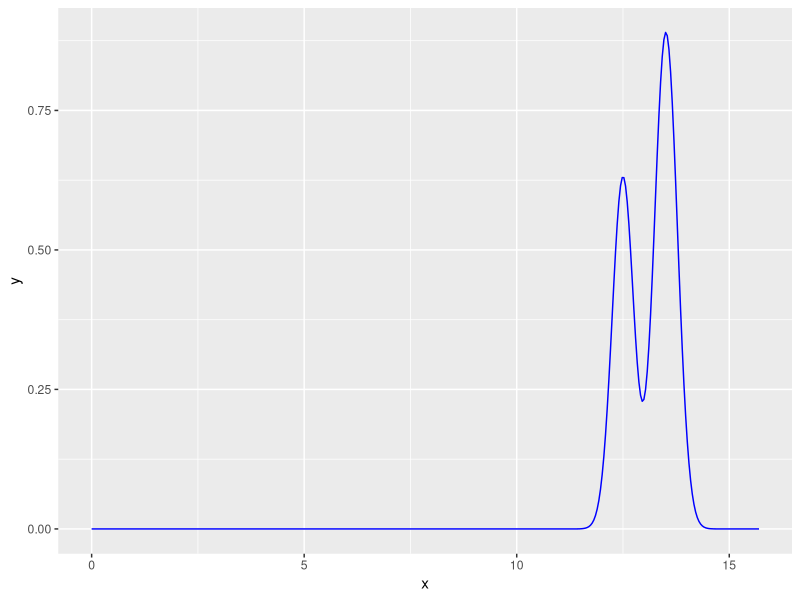
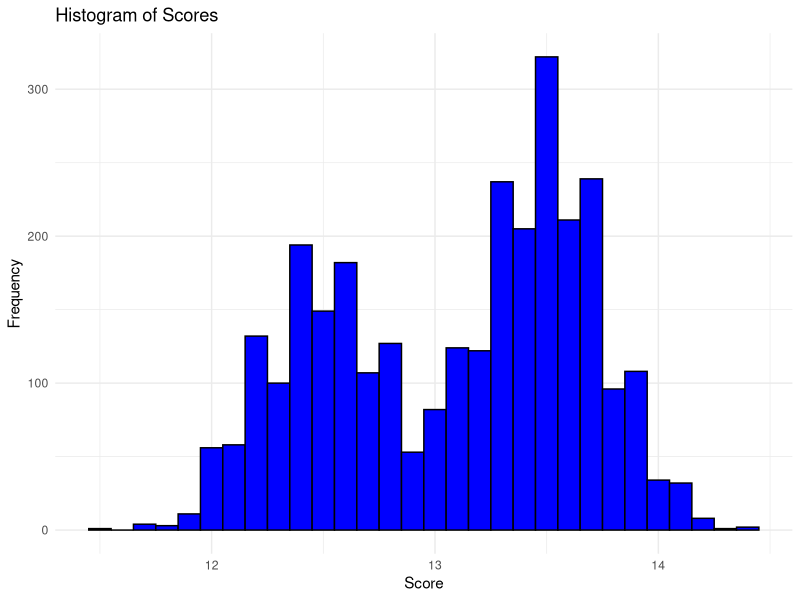

Generate these figures, in order, with R: (Note: a time limit stopped this script after it produced the figures.)
## ---- chunk 1
knitr::opts_chunk$set(echo = TRUE)
## ---- chunk 2
library(tidyverse)
library(data.table)
library(ggplot2)
library(purrr)
library(dplyr)
## ---- chunk 3
## Re-arranged data
data_women_scores_2022_to_2023 <- read.csv("cleaned data/restricted_women_2023.csv") %>% 
  select(Country, FullName, Apparatus, Score) %>% 
  # first, making c(VT, VT1, VT2) all just VT, since they're all the same apparatus, just named different at different competitions
  mutate(Apparatus = ifelse(Apparatus %in% c("VT1", "VT2"), "VT", Apparatus))  %>%
  filter(!is.na(Score) & Score != 0) #dropping all NAs -- ask the team: should we also drop zeros? -> emily said yeah 11.13.2023 7 21pm


# this is the data that will feed into the algo
data_ready_for_algo <- data_women_scores_2022_to_2023 %>%
  group_by(Country, FullName, Apparatus) %>%
  summarise(Scores = list(Score), .groups = 'drop')




## Global Fixed Integers
minBBScoreIn_data_women_scores_2022_to_2023 <- min(data_women_scores_2022_to_2023$Score[data_women_scores_2022_to_2023$Apparatus == "BB"], na.rm = TRUE)
maxBBScoreIn_data_women_scores_2022_to_2023 <- max(data_women_scores_2022_to_2023$Score[data_women_scores_2022_to_2023$Apparatus == "BB"], na.rm = TRUE)

minFXScoreIn_data_women_scores_2022_to_2023 <- min(data_women_scores_2022_to_2023$Score[data_women_scores_2022_to_2023$Apparatus == "FX"], na.rm = TRUE)
maxFXScoreIn_data_women_scores_2022_to_2023 <- max(data_women_scores_2022_to_2023$Score[data_women_scores_2022_to_2023$Apparatus == "FX"], na.rm = TRUE)

minUBScoreIn_data_women_scores_2022_to_2023 <- min(data_women_scores_2022_to_2023$Score[data_women_scores_2022_to_2023$Apparatus == "UB"], na.rm = TRUE)
maxUBScoreIn_data_women_scores_2022_to_2023 <- max(data_women_scores_2022_to_2023$Score[data_women_scores_2022_to_2023$Apparatus == "UB"], na.rm = TRUE)

minVTScoreIn_data_women_scores_2022_to_2023 <- min(data_women_scores_2022_to_2023$Score[data_women_scores_2022_to_2023$Apparatus == "VT"], na.rm = TRUE)
maxVTScoreIn_data_women_scores_2022_to_2023 <- max(data_women_scores_2022_to_2023$Score[data_women_scores_2022_to_2023$Apparatus == "VT"], na.rm = TRUE)


## 2D Table of Global Fixed Integers
minAndMaxScores2DTable <- list(
    BB = list(
        min = minBBScoreIn_data_women_scores_2022_to_2023,
        max = maxBBScoreIn_data_women_scores_2022_to_2023
    ),
    FX = list(
        min = minFXScoreIn_data_women_scores_2022_to_2023,
        max = maxFXScoreIn_data_women_scores_2022_to_2023
    ),
    UB = list(
        min = minUBScoreIn_data_women_scores_2022_to_2023,
        max = maxUBScoreIn_data_women_scores_2022_to_2023
    ),
    VT = list(
        min = minVTScoreIn_data_women_scores_2022_to_2023,
        max = maxVTScoreIn_data_women_scores_2022_to_2023
    )
)


## TO BE FED INTO runOlympicsNTimes
allWomenBBParticipants <- data_ready_for_algo %>%
  select(Country, FullName, Apparatus) %>%
  unique() %>% 
  filter(Apparatus == "BB")

allWomenUBParticipants <- data_ready_for_algo %>%
  select(Country, FullName, Apparatus) %>%
  unique() %>% 
  filter(Apparatus == "UB")

allWomenFXParticipants <- data_ready_for_algo %>%
  select(Country, FullName, Apparatus) %>%
  unique() %>% 
  filter(Apparatus == "FX")

allWomenVTParticipants <- data_ready_for_algo %>%
  select(Country, FullName, Apparatus) %>%
  unique() %>% 
  filter(Apparatus == "VT")

allWomenBBParticipants <- allWomenBBParticipants %>%
  mutate(SimulationResults = lapply(seq_along(FullName), function(x) list()))

allWomenUBParticipants <- allWomenUBParticipants %>%
  mutate(SimulationResults = lapply(seq_along(FullName), function(x) list()))

allWomenFXParticipants <- allWomenFXParticipants %>%
  mutate(SimulationResults = lapply(seq_along(FullName), function(x) list()))

allWomenVTParticipants <- allWomenVTParticipants %>%
  mutate(SimulationResults = lapply(seq_along(FullName), function(x) list()))
## ---- chunk 4
# sanity checking the 2D Table
# minAndMaxScores2DTable$BB$min
## ---- chunk 5
# Helper Function: createProperDataframe
# inputs are: "country code", "Athlete Name", "Apparatus (the two letters, like FX")
# output is a dataframe that is suitable for going in as input into the next step, aka creating estimated kernel densities

createProperDataframe = function(countryCode, athleteName, apparatusInitials){
  dataframeToReturn <- data_ready_for_algo %>% 
    filter(Country == countryCode, FullName == athleteName, Apparatus == apparatusInitials) %>% 
    select(Scores) %>% 
    unnest(Scores) %>% 
    unlist()
  
  apparatus <- apparatusInitials
  
  return(list(dataframeToReturn, apparatus))
}
## ---- chunk 6
# sanity checking function: createProperDataframe
#a = createProperDataframe(countryCode = "AUS", athleteName = "BROWN GEORGIA", apparatusInitials = "FX")
#a

#print(a[[1]])

#a[[2]]

#class(a[[1]]) --> should be "numeric"
#class(a[[2]])

#a[[1]]
## ---- chunk 7
# Helper Function: estimateKernelDensity

# coming up with an estimate kernel density based on the inputs that are:
# 1. output of createProperDataframe = list(properDataframeCreatedForAthleteAndApparatusCombination, apparatus)
# 2. bandwidthValue (the bigger, the "smoother")

# output:
# dataframe of x and y coordinates --> coordinates of the estimated density function

estimateKernelDensity <- function(outputOfCreateProperDataframe, bandwidthValue){
  library(KernSmooth)
  apparatusOfInterestHere = outputOfCreateProperDataframe[[2]]
  kernelLowerLimit = min(minAndMaxScores2DTable$apparatusOfInterestHere$min - 2, 0)
  kernelUpperLimit = max(minAndMaxScores2DTable$apparatusOfInterestHere$max + 2, 15.7)
  
  
  almostToReturn <- bkde(x = outputOfCreateProperDataframe[[1]], kernel = "normal", canonical = FALSE, bandwidth = bandwidthValue, gridsize = 401L, range.x = c(kernelLowerLimit, kernelUpperLimit), truncate = TRUE)
  #range.x = c(kernelLowerLimit, kernelUpperLimit)
  dataframeToReturn <- data.frame(
    x = almostToReturn$x, 
    y = almostToReturn$y
  )
  
  return(dataframeToReturn)
}

## ---- chunk 8
# sanity checking function: estimateKernelDensity
#b = estimateKernelDensity(createProperDataframe(countryCode = "AUS", athleteName = "BROWN GEORGIA", apparatusInitials = "UB"), 0.25)
#b
#class(b)


ggplot() +
  geom_line(data = estimateKernelDensity(createProperDataframe(countryCode = "AUS", athleteName = "BROWN GEORGIA", apparatusInitials = "UB"), 0.25), aes(x, y), color = "blue")
## ---- chunk 9
createCDFfromKDEandDrawONEscore <- function(dataframeReturnedByestimateKernelDensity){
  # Create a CDF from the KDE
  kde_y_cumsum <- cumsum(dataframeReturnedByestimateKernelDensity$y)
  cdf <- kde_y_cumsum / max(kde_y_cumsum)
  
  
  u <- runif(1)  # Generate uniform random number
  sampled_value <- dataframeReturnedByestimateKernelDensity$x[which.min(abs(cdf - u))]
  
  return(sampled_value)
  
  
}
## ---- chunk 10
# sanity checking function: createCDFfromKDEandDrawONEscore
c = createCDFfromKDEandDrawONEscore(estimateKernelDensity(createProperDataframe(countryCode = "AUS", athleteName = "BROWN GEORGIA", apparatusInitials = "UB"), 0.25))
c
class(c)

emptyList <- vector("list", 3000)

for (i in 1:3000) {
  toAdd <- createCDFfromKDEandDrawONEscore(estimateKernelDensity(createProperDataframe(countryCode = "AUS", athleteName = "BROWN GEORGIA", apparatusInitials = "UB"), 0.25))
  emptyList[[i]] <- toAdd
}

emptyListDF <- data.frame(values = unlist(emptyList))

# Creating a histogram with ggplot2
ggplot(emptyListDF, aes(x = values)) +
  geom_histogram(binwidth = 0.1, fill = "blue", color = "black") +
  theme_minimal() +
  labs(title = "Histogram of Scores", x = "Score", y = "Frequency")
## ---- chunk 11
class(allWomenBBParticipants[1, ])

allWomenBBParticipants[1, ]

allWomenBBParticipants[1, ]$Country
allWomenBBParticipants[1, ]$FullName
allWomenBBParticipants[1, ]$Apparatus

class(allWomenBBParticipants[1, ]$Country)
class(allWomenBBParticipants[1, ]$FullName)
class(allWomenBBParticipants[1, ]$Apparatus)


row1 <- allWomenBBParticipants[1, ]$SimulationResults
## ---- chunk 12
# sanity checking inner loop in runOlympicsNTimes

#row1 <- allWomenBBParticipants[1, ]
#    emptyList1 <- vector("list", 1000)
#    for (i in 1:1000) {
#      toAdd <- createCDFfromKDEandDrawONEscore(estimateKernelDensity(createProperDataframe(countryCode = row1$Country, athleteName = row1$FullName, apparatusInitials = row1$Apparatus), 0.25))
#      emptyList1[[i]] <- toAdd
#    }
    
    
    
#emptyList1_df <- data.frame(values = unlist(emptyList1))

# Create a histogram using ggplot
#ggplot(emptyList1_df, aes(x = values)) +
#  geom_histogram(binwidth = 0.1, fill = "blue", color = "black") + # Adjust binwidth as needed
#  theme_minimal() +
#  labs(title = "Histogram of Sampled Scores", x = "Score", y = "Frequency")



#ggplot() +
#  geom_line(data = estimateKernelDensity(createProperDataframe(countryCode = "ALG", athleteName = "NEMOUR KAYLIA", apparatusInitials = "BB"), 0.25), aes(x, y), color = "blue")
## ---- chunk 13
#for (i in 1:nrow(allWomenBBParticipants)) {
#    row <- allWomenBBParticipants[i, ]
#    row$SimulationResults <- make the list length 10
#}


 # setting up SimulationResults Vector for allWomenBBParticipants
#  for (i in 1:nrow(allWomenBBParticipants)) {
#    row <- allWomenBBParticipants[i, ]
#    row$SimulationResults <- vector("list", n)
#  }
## ---- chunk 14
#for (i in 1:nrow(allWomenBBParticipants)) {
#  row <- allWomenBBParticipants[i, ]
#  toAdd <- createCDFfromKDEandDrawONEscore(estimateKernelDensity(createProperDataframe(countryCode = row$Country, athleteName = row$FullName, apparatusInitials = row$Apparatus), 0.25))
#  print(class(allWomenBBParticipants[i, ]$Simulation))
#  print(class(toAdd))
#  print(toAdd)
#      #toAddList <- list(toAdd)
#      #allWomenBBParticipants[i, ]$SimulationResults[[nthOlympic]] <- toAddList
#}
## ---- chunk 15
#allWomenBBParticipants$SimulationResults <- lapply(1:nrow(allWomenBBParticipants), function(x) vector("list", 10))
#allWomenBBParticipants[2, ]$SimulationResults[[1]][[3]] <- 3

## ---- chunk 16
#allWomenBBParticipants$SimulationResults[[i]][[nthOlympic]] <- toAdd
## ---- chunk 17
# OVERALL ALGO: runOlympicsNTimes
# input: n
# uses all sorts of helper functions


runOlympicsNTimes <- function(n, allWomenBBParticipants, allWomenFXParticipants, allWomenUBParticipants, allWomenVTParticipants){
  
 
  
  # 1. running the Women's BB n times
  BBParticipants_copied <- allWomenBBParticipants
  
  BBParticipants_copied$SimulationResults <- lapply(1:nrow(BBParticipants_copied), function(x) vector("list", n))
  for (nthOlympic in 1:n){
    
    # each nthOlympic-iteration of the Olympics, this is filling out the nthOlympic-index of each athlete's SimulationResults vector
    for (i in 1:nrow(BBParticipants_copied)) {
      row <- BBParticipants_copied[i, ]
      toAdd <- createCDFfromKDEandDrawONEscore(estimateKernelDensity(createProperDataframe(countryCode = row$Country, athleteName = row$FullName, apparatusInitials = row$Apparatus), 0.25))
    
      BBParticipants_copied[i, ]$SimulationResults[[1]][[nthOlympic]] <- toAdd
    }
    print(paste(nthOlympic, "th olympic done for Women's BB"))
    
  }
  
  #return(BBParticipants_copied)
  
  
    
    
  
  
  
  
  # 2. running the Women's FX n times
  FXParticipants_copied <- allWomenFXParticipants
  
  FXParticipants_copied$SimulationResults <- lapply(1:nrow(FXParticipants_copied), function(x) vector("list", n))
  for (nthOlympic in 1:n){
    
    # each nthOlympic-iteration of the Olympics, this is filling out the nthOlympic-index of each athlete's SimulationResults vector
    for (i in 1:nrow(FXParticipants_copied)) {
      row <- FXParticipants_copied[i, ]
      toAdd <- createCDFfromKDEandDrawONEscore(estimateKernelDensity(createProperDataframe(countryCode = row$Country, athleteName = row$FullName, apparatusInitials = row$Apparatus), 0.25))
    
      FXParticipants_copied[i, ]$SimulationResults[[1]][[nthOlympic]] <- toAdd
    }
    print(paste(nthOlympic, "th olympic done for Women's FX"))
    
  }
  
  #return(FXParticipants_copied)
  
  
  
  # 3. running the Women's UB n times
  UBParticipants_copied <- allWomenUBParticipants
  
  UBParticipants_copied$SimulationResults <- lapply(1:nrow(UBParticipants_copied), function(x) vector("list", n))
  for (nthOlympic in 1:n){
    
    # each nthOlympic-iteration of the Olympics, this is filling out the nthOlympic-index of each athlete's SimulationResults vector
    for (i in 1:nrow(UBParticipants_copied)) {
      row <- UBParticipants_copied[i, ]
      toAdd <- createCDFfromKDEandDrawONEscore(estimateKernelDensity(createProperDataframe(countryCode = row$Country, athleteName = row$FullName, apparatusInitials = row$Apparatus), 0.25))
    
      UBParticipants_copied[i, ]$SimulationResults[[1]][[nthOlympic]] <- toAdd
    }
    print(paste(nthOlympic, "th olympic done for Women's UB"))
    
  }
  
  #return(UBParticipants_copied)
  
  
  
  
  
  
  
  # 4. running the Women's VT n times
  VTParticipants_copied <- allWomenVTParticipants
  
  VTParticipants_copied$SimulationResults <- lapply(1:nrow(VTParticipants_copied), function(x) vector("list", n))
  for (nthOlympic in 1:n){
    
    # each nthOlympic-iteration of the Olympics, this is filling out the nthOlympic-index of each athlete's SimulationResults vector
    for (i in 1:nrow(VTParticipants_copied)) {
      row <- VTParticipants_copied[i, ]
      toAdd <- createCDFfromKDEandDrawONEscore(estimateKernelDensity(createProperDataframe(countryCode = row$Country, athleteName = row$FullName, apparatusInitials = row$Apparatus), 0.25))
    
      VTParticipants_copied[i, ]$SimulationResults[[1]][[nthOlympic]] <- toAdd
    }
    print(paste(nthOlympic, "th olympic done for Women's VT"))
    
  }
  
  #return(VTParticipants_copied)
  
  
  
  
  # RETURN FOUR DATAFRAMES
  return(list(BBResults = BBParticipants_copied, FXResults = FXParticipants_copied, UBResults = UBParticipants_copied, VTResults = VTParticipants_copied))
  
  
}


## ---- chunk 18
# sanityCheck: runOlympicsNTimes
set.seed(1)
a = runOlympicsNTimes(100, allWomenBBParticipants, allWomenFXParticipants, allWomenUBParticipants, allWomenVTParticipants)

#a <- a %>% 
#  mutate(mean = sapply(SimulationResults, function(x) mean(unlist(x))))
## ---- chunk 19
aBB <- a$BBResults

aBB <- aBB %>% 
  mutate(mean = sapply(SimulationResults, function(x) mean(unlist(x))))


aUB <- a$UBResults

aUB <- aUB %>% 
  mutate(mean = sapply(SimulationResults, function(x) mean(unlist(x))))


aFX <- a$FXResults

aFX <- aFX %>% 
  mutate(mean = sapply(SimulationResults, function(x) mean(unlist(x))))


aVT <- a$VTResults

aVT <- aVT %>% 
  mutate(mean = sapply(SimulationResults, function(x) mean(unlist(x))))

## ---- chunk 20
BBResults <- aBB
# Convert all list columns in BBResults to character strings
BBResults[] <- lapply(BBResults, function(x) {
  if (is.list(x)) {
    sapply(x, toString)
  } else {
    x
  }
})
# Now save the modified data frame to a CSV file
write.csv(BBResults, file = "BBResults.csv", row.names = FALSE)
UBResults <- aUB
# Convert all list columns in BBResults to character strings
UBResults[] <- lapply(UBResults, function(x) {
  if (is.list(x)) {
    sapply(x, toString)
  } else {
    x
  }
})
# Now save the modified data frame to a CSV file
write.csv(UBResults, file = "UBResults.csv", row.names = FALSE)
FXResults <- aFX
# Convert all list columns in BBResults to character strings
FXResults[] <- lapply(FXResults, function(x) {
  if (is.list(x)) {
    sapply(x, toString)
  } else {
    x
  }
})
# Now save the modified data frame to a CSV file
write.csv(FXResults, file = "FXResults.csv", row.names = FALSE)
VTResults <- aVT
# Convert all list columns in BBResults to character strings
VTResults[] <- lapply(VTResults, function(x) {
  if (is.list(x)) {
    sapply(x, toString)
  } else {
    x
  }
})
# Now save the modified data frame to a CSV file
write.csv(VTResults, file = "VTResults.csv", row.names = FALSE)
## ---- chunk 21

## helper function to transform scores into relevant medals
transform_values <- function(column) {
  ranks <- min_rank(-column)  # Rank in descending order, ties are handled so that people with the same score are given the same medal 
  result <- ifelse(ranks == 1, 3, ifelse(ranks == 2, 2, ifelse(ranks == 3, 1, 0)))
  return(result)
}

separate_columns <- function(data, list_column_name, num_columns) {
  # Create empty data frame to store the separated columns
  result_matrix <- matrix(NA, nrow = nrow(data), ncol = num_columns)
  colnames(result_matrix) <- paste(list_column_name, seq_len(num_columns), sep = "_")
  
  # Loop through each row and separate the nested list into columns
  for (i in seq_len(nrow(data))) {
    nested_list <- data[[list_column_name]][i]
    
    # Assign the values to the corresponding columns in the result matrix
    result_matrix[i, ] <- unlist(nested_list)
    
  }
  
  # Bind the result matrix with the original data frame, excluding the original list column
  result_data <- cbind(data[, -which(names(data) == list_column_name)], result_matrix)
  result_data <- mutate_at(result_data, vars(starts_with(list_column_name)), transform_values)
  
  result_data$avg_result <- rowMeans(select(result_data, starts_with(list_column_name)))
  result_data$percentile_75_result <- apply(select(result_data, starts_with(list_column_name)), 1, function(x) quantile(x, 0.75))

  
  return(result_data)
}
## ---- chunk 22

## calculating the top three potential people in each individual event 

aBB_separated_data <- separate_columns(aBB, "SimulationResults", 100)

aBB_separated_data %>% 
  filter(FullName == "BILES SIMONE") %>% 
  select(avg_result)

aBB_separated_data %>% 
  filter(FullName == "WU RAN") %>% 
  select(percentile_75_result)

aBB_Top_Three <- aBB_separated_data %>% 
  filter(Country == "USA") %>% 
  arrange(desc(avg_result)) %>% 
  select(Country, FullName, mean, avg_result, Apparatus) %>% 
  slice(1:4)


aFX_separated_data <- separate_columns(aFX, "SimulationResults", 100)

aFX_Top_Three <- aFX_separated_data %>% 
  filter(Country == "USA") %>% 
  arrange(desc(avg_result)) %>% 
  select(Country, FullName, mean, avg_result, Apparatus) %>% 
  slice(1:4)

aUB_separated_data <- separate_columns(aUB, "SimulationResults", 100)

aUB_Top_Three <- aUB_separated_data %>% 
  filter(Country == "USA") %>% 
  arrange(desc(avg_result)) %>% 
  select(Country, FullName, mean, avg_result, Apparatus) %>% 
  slice(1:4)

aVT_separated_data <- separate_columns(aFX, "SimulationResults", 100)

aVT_Top_Three <- aVT_separated_data %>% 
  filter(Country == "USA") %>% 
  arrange(desc(avg_result)) %>% 
  select(Country, FullName, mean, avg_result, Apparatus) %>% 
  slice(1:4)




## ---- chunk 23

## removes any athletes that have not competed in all four events
remove_low_occurrences <- function(data) {
  result_data <- data %>%
    group_by(FullName) %>%
    filter(n() > 3) %>%
    ungroup()
  
  return(result_data)
}

## names of all athletes that have competed in all four events
allWomenAllAroundParticipants <- remove_low_occurrences(data_ready_for_algo) %>%
  select(FullName) %>% 
  unique()
  

## simulate 100 simulations from each event with the randomly sampled group of athletes (should be 12*5 = 60 athletes)
## sum up each athletes score in each simulation




## ---- chunk 24

## find USA players to plug into possible US teams

Top_Contenders_Across_Events <- rbind(aBB_Top_Three, aFX_Top_Three, aUB_Top_Three, aVT_Top_Three) %>% 
  select(FullName) %>% 
  unique()

Top_Contenders_Across_Events <- Top_Contenders_Across_Events$FullName

# Find all combinations of 5
all_combinations <- combn(Top_Contenders_Across_Events, 5, simplify = TRUE)

# Find the columns that include "BILES SIMONE" as a row
columns_with_biles_simone <- apply(all_combinations, 2, function(col) "BILES SIMONE" %in% col)

# Filter the matrix to keep only the columns with "BILES SIMONE"
columns_with_biles_simone <- all_combinations[, columns_with_biles_simone]


## if we assume SHILESE JONES will also be a lock 
# Find the columns that include "BILES SIMONE" as a row and "JONES SHILES" 
columns_with_jones_shiles <- apply(columns_with_biles_simone, 2, function(col) "JONES SHILESE" %in% col)

# Filter the matrix to keep only the columns with "JONES SHILESE"
columns_with_jones_shiles <- columns_with_biles_simone[, columns_with_jones_shiles]
  


## ---- chunk 25
